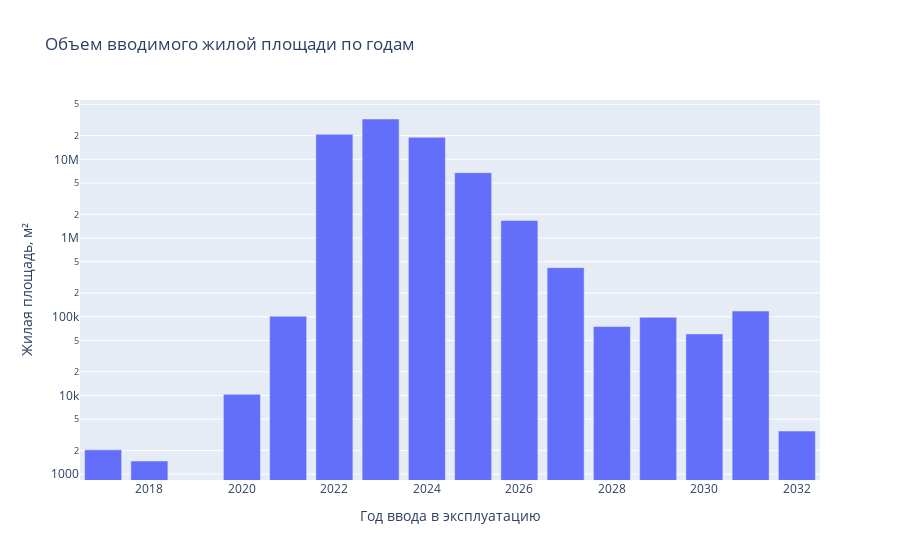

Source (notebook cell):
### Code cell
fig = px.bar(data_year, x='Год ввода в эксплуатацию', y='Жилая площадь, м²',log_y=True, title='Объем вводимого жилой площади по годам')
fig.show()

### Figure 1 — Plotly figure (JSON) as saved in the notebook; plotly's stock layout.template omitted (floating-point values rounded to 4 significant figures)
{"data": [{"alignmentgroup": "True", "hovertemplate": "Год ввода в эксплуатацию=%{x}<br>Жилая площадь, м²=%{y}<extra></extra>", "legendgroup": "", "marker": {"color": "#636efa", "pattern": {"shape": ""}}, "name": "", "offsetgroup": "", "orientation": "v", "showlegend": false, "textposition": "auto", "type": "bar", "x": [2017, 2018, 2020, 2021, 2022, 2023, 2024, 2025, 2026, 2027, 2028, 2029, 2030, 2031, 2032], "xaxis": "x", "y": [2033, 1468.0, 10320.0, 101500.0, 20760000.0, 32550000.0, 19080000.0, 6771000.0, 1670000.0, 420200.0, 75060.0, 98590.0, 60520.0, 118000.0, 3527.0], "yaxis": "y"}], "layout": {"barmode": "relative", "legend": {"tracegroupgap": 0}, "title": {"text": "Объем вводимого жилой площади по годам"}, "xaxis": {"anchor": "y", "domain": [0, 1], "title": {"text": "Год ввода в эксплуатацию"}}, "yaxis": {"anchor": "x", "domain": [0, 1], "title": {"text": "Жилая площадь, м²"}, "type": "log"}}}
